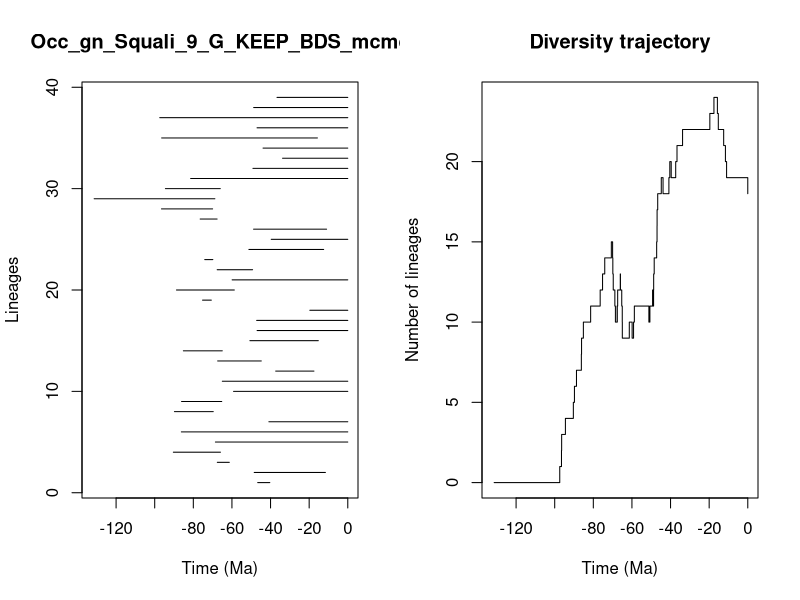

R code for this plot:


pdf(file='../Results/Genus/5_MA_bins_EXT_EP/pyrate_mcmc_logs/Occ_gn_Squali_9_G_KEEP_BDS_mcmc_LTT.pdf',width=0.6*20, height=0.6*10)
title = "Occ_gn_Squali_9_G_KEEP_BDS_mcmc"
ts=c(46.64993848271378, 48.46303444562228,67.57620646047303,90.343622739099,68.56008828458701,86.195834298836,40.85903924051236,89.77525676784674,86.09239817761127,59.16179939167404,64.98117799136217,37.33255013331963,67.38963699632166,85.15149012283932,50.69674922228181,46.96829313039782,47.19479684720289,19.650703484054606,75.21772690712635,88.7220740992848,59.8978541081006,67.64217201432831,74.08168682915671,51.22280488847461,39.65700834212202,48.78915423927434,76.44815319425535,96.48989604031576,131.36006627827805,94.45344083334543,81.38540369652534,49.12201273621074,33.777157572126605,43.883449100566075,96.40408625379467,46.99368968806255,97.38774624091171,48.74195843124305,36.65751497722247)
te=c(40.38473539186973, 11.579171539039105,61.36421364040934,65.94826374461205,0.0,0.0,0.0,69.67999324506162,65.27695909784369,0.0,0.0,17.531759829029323,44.80021766653296,65.00861618084858,15.262967306615055,0.0,0.0,0.0,70.66637990325655,58.74949651313718,0.0,49.30667704537713,69.89260635775074,12.488186461383965,0.0,10.978299683066876,67.68483726967041,70.00895157545608,68.84331799506957,66.03937504683502,0.0,0.0,0.0,0.0,15.738307275585882,0.0,0.0,0.0,0.0)
div_traj=c(0, 1,2,3,4,5,6,7,8,9,10,11,12,13,14,15,14,13,12,11,10,11,10,11,12,13,12,11,10,9,10,9,10,11,10,11,12,11,12,13,14,15,16,17,18,19,18,19,20,19,20,21,22,23,24,23,22,21,20,19,18)
time_events=c(131.36006627827805, 97.38774624091171,96.48989604031576,96.40408625379467,94.45344083334543,90.343622739099,89.77525676784674,88.7220740992848,86.195834298836,86.09239817761127,85.15149012283932,81.38540369652534,76.44815319425535,75.21772690712635,74.08168682915671,70.66637990325655,70.00895157545608,69.89260635775074,69.67999324506162,68.84331799506957,68.56008828458701,67.68483726967041,67.64217201432831,67.57620646047303,67.38963699632166,66.03937504683502,65.94826374461205,65.27695909784369,65.00861618084858,64.98117799136217,61.36421364040934,59.8978541081006,59.16179939167404,58.74949651313718,51.22280488847461,50.69674922228181,49.30667704537713,49.12201273621074,48.78915423927434,48.74195843124305,48.46303444562228,47.19479684720289,46.99368968806255,46.96829313039782,46.64993848271378,44.80021766653296,43.883449100566075,40.85903924051236,40.38473539186973,39.65700834212202,37.33255013331963,36.65751497722247,33.777157572126605,19.650703484054606,17.531759829029323,15.738307275585882,15.262967306615055,12.488186461383965,11.579171539039105,10.978299683066876,0.0)
                par(mfrow=c(1,2))
                L = length(ts)
                plot(ts, 1:L , xlim=c(-max(ts)-1,0), pch=20, type="n", main=title,xlab="Time (Ma)",ylab="Lineages")
                for (i in 1:L){segments(x0=-te[i],y0=i,x1=-ts[i],y1=i)}    
                t = -time_events
                plot(div_traj ~ t,type="s", main = "Diversity trajectory",xlab="Time (Ma)",ylab="Number of lineages",xlim=c(-max(ts)-1,0))
                abline(v=c(65,200,251,367,445),lty=2,col="gray")
                
